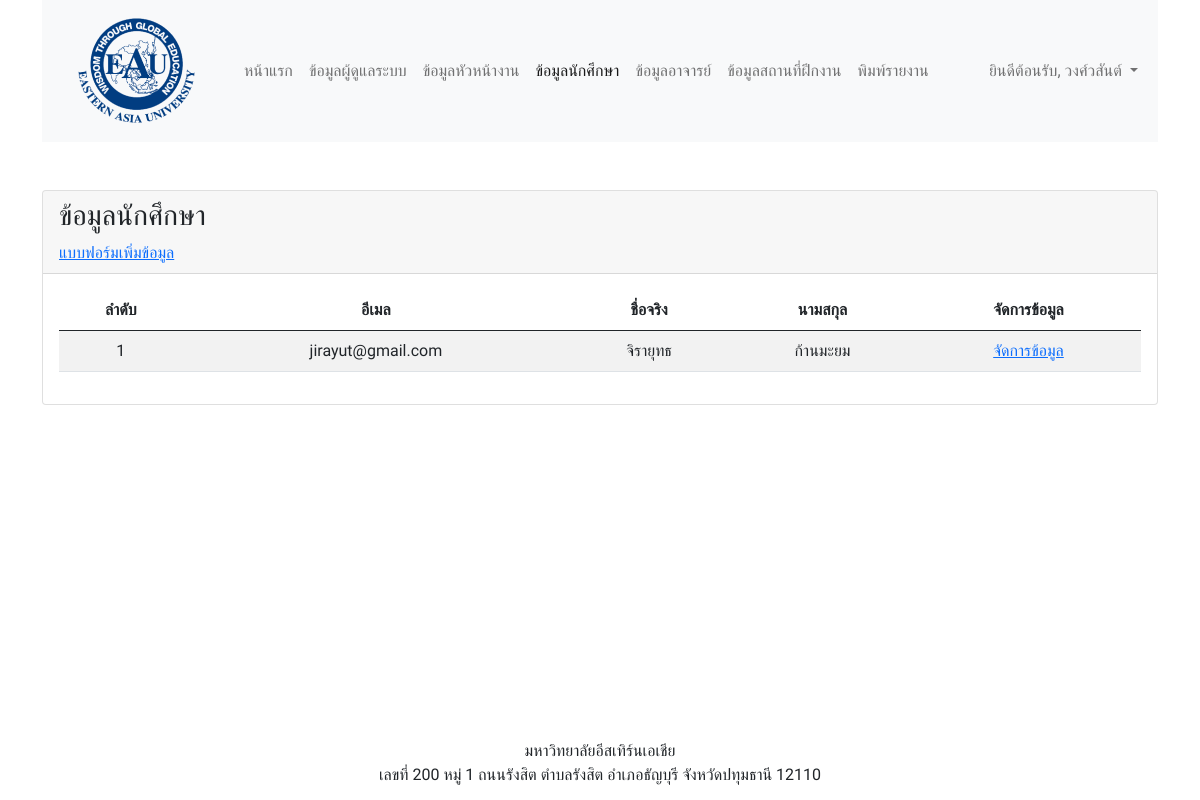
Page /student_table.php (signed in) on the committed database.
### tables this page shows
CREATE TABLE `students` (
  `std_id` int(11) NOT NULL COMMENT 'รหัส',
  `std_email` varchar(255) NOT NULL COMMENT 'อีเมล',
  `std_password` varchar(255) NOT NULL COMMENT 'รหัสผ่าน',
  `std_firstname` varchar(255) NOT NULL COMMENT 'ชื่อจริง',
  `std_lastname` varchar(255) NOT NULL COMMENT 'นามสกุล',
  `std_gender` varchar(255) NOT NULL COMMENT 'เพศ',
  `std_year` int(4) NOT NULL COMMENT 'ปีการศึกษา',
  `std_address` text NOT NULL COMMENT 'ที่อยู่',
  `std_tel` varchar(255) NOT NULL COMMENT 'เบอร์โทร',
  `std_class_year` int(1) DEFAULT NULL COMMENT 'ชั้นปี',
  `std_born` date DEFAULT NULL COMMENT 'วันเดือนปีเกิด',
  `std_nationality` varchar(255) DEFAULT NULL COMMENT 'สัญชาติ',
  `std_ethnicity` varchar(255) DEFAULT NULL COMMENT 'เชื้อชาติ',
  `std_religion` varchar(255) DEFAULT NULL COMMENT 'ศาสนา',
  `std_number` varchar(255) DEFAULT NULL COMMENT 'รหัสนักศึกษา',
  `std_id_card` char(13) DEFAULT NULL COMMENT 'รหัสประจำตัวประชาชน',
  `std_domicile` text DEFAULT NULL COMMENT 'ภูมืลำเนาเดิม',
  `std_father_name` varchar(255) DEFAULT NULL COMMENT 'ชื่อบิดา',
  `std_father_age` int(3) DEFAULT NULL COMMENT 'อายุบิดา',
  `std_father_occupation` varchar(255) DEFAULT NULL COMMENT 'อาชีพบิดา',
  `std_mother_name` varchar(255) DEFAULT NULL COMMENT 'ชื่อมารดา',
  `std_mother_age` int(3) DEFAULT NULL COMMENT 'อายุมารดา',
  `std_mother_occupation` varchar(255) DEFAULT NULL COMMENT 'อาชีพมารดา',
  `std_parent_name` varchar(255) DEFAULT NULL COMMENT 'ชื่อผู้ปกครอง',
  `std_parent_relationship` varchar(255) DEFAULT NULL COMMENT 'ความสัมพันธ์ผู้ปกครอง',
  `std_parent_address` text DEFAULT NULL COMMENT 'ที่อยู่ผู้ปกครอง',
  `std_parent_tel` varchar(255) DEFAULT NULL COMMENT 'เบอร์โทรศัพท์ผู้ปกครอง',
  `std_talent_1` varchar(255) DEFAULT NULL COMMENT 'ความสามารถพิเศษ1',
  `std_talent_2` varchar(255) DEFAULT NULL COMMENT 'ความสามารถพิเศษ2',
  `std_internship_instuctor` varchar(255) DEFAULT 'คณะกรรมการนิเทศนักศึกษาฝึกงาน' COMMENT 'อาจารย์นิเทศการฝึกงาน',
  `std_map` text DEFAULT NULL COMMENT 'ไฟล์แผนที่จากที่พักถึงที่ทำงาน',
  `std_image` text NOT NULL COMMENT 'รูปประจำตัว',
  `std_role` varchar(255) NOT NULL DEFAULT 'นักศึกษา' COMMENT 'ตำแหน่ง',
  `tch_id` int(11) NOT NULL COMMENT 'อาจารย์ที่ปรึกษา',
  `ovs_id` int(11) NOT NULL COMMENT 'หัวหน้างาน',
  `intsp_id` int(11) NOT NULL COMMENT 'สถานที่ฝึกงาน',
  `std_status` varchar(255) NOT NULL DEFAULT 'อยู่ระหว่างการฝึกงาน' COMMENT 'สถานะฝึกงาน',
  `std_created` timestamp NOT NULL DEFAULT current_timestamp() COMMENT 'สร้างเมื่อ',
  `std_updated` timestamp NOT NULL DEFAULT current_timestamp() ON UPDATE current_timestamp() COMMENT 'อัพเดตล่าสุด'
);

### services/connect.php (called while the page is built, shortened)
<?php
$hostname = "localhost";
$username = "root";
$password = "";
$database = "students_eau_internship";
$conn = mysqli_connect($hostname, $username, $password, $database);
if (mysqli_connect_errno()) {
    echo "เชื่อมต่อฐานข้อมูลไม่สำเร็จ: " . mysqli_connect_error();
    exit();
} else {
    if (isset($_SESSION["AUTH_ID"])) {
        $id = $_SESSION["AUTH_ID"];
        $role = $_SESSION["AUTH_ROLE"];
        if ($role == "ผู้ดูแลระบบ") {
            $sql = "SELECT ad_email as email,ad_firstname as firstname,ad_lastname as lastname,ad_image as image FROM admins WHERE ad_id='$id'";
        } else if ($role == "หัวหน้างาน") {
            $sql = "SELECT ovs_email as email,ovs_firstname as firstname,ovs_lastname as lastname,ovs_image as image FROM overseers WHERE ovs_id='$id'";
        } else if ($role == "นักศึกษา") {
            $sql = "SELECT std_email as email,std_firstname as firstname,std_lastname as lastname,std_image as image FROM students WHERE std_id='$id'";
        } else if ($role == "อาจารย์") {
            $sql = "SELECT tch_email as email,tch_firstname as firstname,tch_lastname as lastname,tch_image as image FROM teachers WHERE tch_id='$id'";
        } else {
            echo "<script>
                alert('คุณไม่มีสิทธิ์เข้าใช้งานหน้านี้');
                window.location = 'services/logout.php'
            </script>";
        }
        $query = mysqli_query($conn, $sql);
        $user = mysqli_fetch_object($query);
    }
}

### student_table.php (the view, shortened to what this page needs)
<?php
require_once('services/connect.php');
?>
<?php
$sql = "SELECT * FROM students ORDER BY std_created DESC";
$query = mysqli_query($conn, $sql);
?>
<!DOCTYPE html>
<html lang="en">
<head>
    <?php require_once('include/css.php'); ?>
</head>
<body>
    <div class="container">
        <?php require_once('include/menu.php') ?>
        <div class="row mt-5">
            <div class="col-12">
                <div class="card">
                    <div class="card-header">
                        <h3>ข้อมูลนักศึกษา</h3>
                        <a href="student_add_form.php">แบบฟอร์มเพิ่มข้อมูล</a>
                    </div>
                    <div class="card-body">
                        <div class="table-responsive">
                            <table class="table table-striped text-center">
                                <thead>
                                    <tr>
                                        <th>ลำดับ</th>
                                        <th>อีเมล</th>
                                        <th>ชื่อจริง</th>
                                        <th>นามสกุล</th>
                                        <th>จัดการข้อมูล</th>
                                    </tr>
                                </thead>
                                <tbody>
                                    <?php $no = 1; ?>
                                    <?php foreach ($query as $row) { ?>
                                        <tr>
                                            <td><?= $no++; ?></td>
                                            <td><?= $row['std_email'] ?></td>
                                            <td><?= $row['std_firstname'] ?></td>
                                            <td><?= $row['std_lastname'] ?></td>
                                            <td>
                                                <a href="student_edit_form.php?id=<?= $row['std_id'] ?>">
                                                    จัดการข้อมูล
                                                </a>
                                            </td>
                                        </tr>
                                    <?php } ?>
                                </tbody>
                            </table>
                        </div>
                    </div>
                </div>
            </div>
        </div>
        <?php require_once('include/footer.php'); ?>
    </div>
</body>
</html>

### include/menu.php (shortened to what this page needs)
<?php
$location = basename($_SERVER['PHP_SELF']);
?>
<nav class="navbar navbar-expand-lg navbar-light bg-light">
    <div class="container-fluid">
        <a class="navbar-brand" href="home.php">
            <img src="assets/images/logo.png" alt="logo">
        </a>
        <div class="collapse navbar-collapse" id="navbarContent">
            <ul class="navbar-nav me-auto mb-2 mb-lg-0">
                <li class="nav-item">
                    <a class="nav-link <?= ($location == "home.php") ? "active" : "" ?>" aria-current="page" href="home.php">หน้าแรก</a>
                </li>
                <?php if (isset($_SESSION["AUTH_ID"])) : ?>
                    <?php if ($role == "ผู้ดูแลระบบ") : ?>
                        <li class="nav-item">
                            <a class="nav-link <?= ($location == "admin_table.php") ? "active" : "" ?>" href="admin_table.php">ข้อมูลผู้ดูแลระบบ</a>
                        </li>
                        <li class="nav-item">
                            <a class="nav-link <?= ($location == "overseer_table.php") ? "active" : "" ?>" href="overseer_table.php">ข้อมูลหัวหน้างาน</a>
                        </li>
                        <li class="nav-item">
                            <a class="nav-link <?= ($location == "student_table.php") ? "active" : "" ?>" href="student_table.php">ข้อมูลนักศึกษา</a>
                        </li>
                        <li class="nav-item">
                            <a class="nav-link <?= ($location == "teacher_table.php") ? "active" : "" ?>" href="teacher_table.php">ข้อมูลอาจารย์</a>
                        </li>
                        <li class="nav-item">
                            <a class="nav-link <?= ($location == "internship_place_table.php") ? "active" : "" ?>" href="internship_place_table.php">ข้อมูลสถานที่ฝึกงาน</a>
                        </li>
                        <li class="nav-item">
                            <a class="nav-link <?= ($location == "report.php") ? "active" : "" ?>" href="report.php">พิมพ์รายงาน</a>
                        </li>
                    <?php endif ?>
                <?php endif ?>
            </ul>
            <ul class="navbar-nav">
                <?php if (isset($_SESSION["AUTH_ID"])) : ?>
                    <li class="nav-item dropdown">
                        <a class="nav-link dropdown-toggle" href="#" id="navbarDropdown" role="button" data-bs-toggle="dropdown" aria-expanded="false">
                            ยินดีต้อนรับ, <?= $user->firstname ?>
                        </a>
                    </li>
                <?php else : ?>
                    <li class="nav-item">
                        <a class="nav-link <?= ($location == "login.php") ? "active" : "" ?>" href="login.php">เข้าสู่ระบบ</a>
                    </li>
                <?php endif ?>
            </ul>
        </div>
    </div>
</nav>

### assets/css/style.css (style rules this page uses)
body { font-family: "Prompt", sans-serif; }

### rows in the picture
students: std_email "jirayut@gmail.com", std_firstname "จิรายุทธ", std_lastname "ก้านมะยม"

### other values in the picture
$user->firstname "วงศ์วสันต์"
